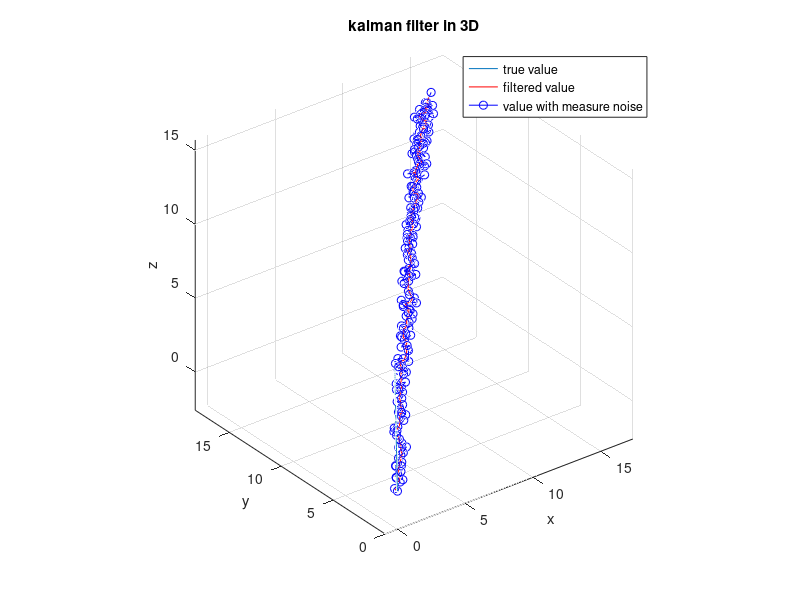
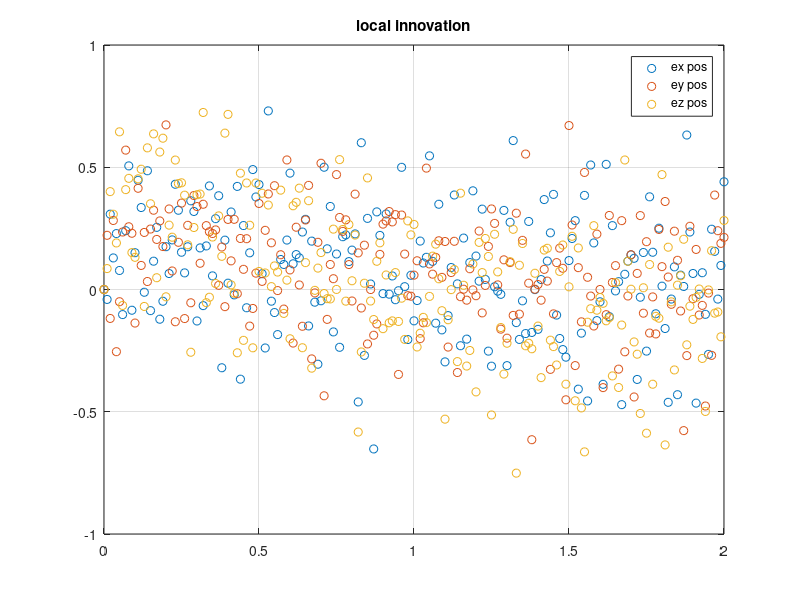
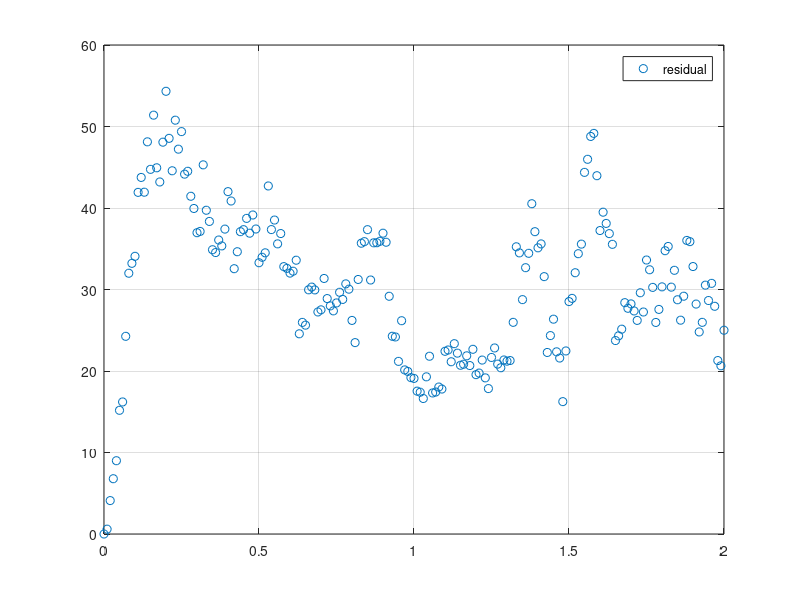

Here is the MATLAB script that generated these plots, in order:
%% System Model and Measurement Model
% the model is free fall model

% set simulate time
dt = 0.01;
t = 0:dt:2;
N = length(t);

% set the attack mode
attack = true;

attack_signal = zeros(3,N);
if attack==true
    for k=1:N
        attack_signal(:,k)=[5*k*dt;5*k*dt;5*k*dt];
    end
end

% state-related var
X_real = zeros(9, N);
X_filtered = zeros(9, N);
error=zeros(3,N); % it represents local innovation

% suppose that we can measure the position
Z_measure = zeros(3, N);

pos = [0; 0; 0];
vel = [2; 3; 10];
acc = [0; 0; -9.8];
u = ones(1, N);

% kalman-related var
r_noise = 0.05;
q_noise = 0.01;

Q = q_noise * eye(9);
R = r_noise * eye(3);
P = eye(9);

W = sqrt(Q) * randn(9, N); % noise
V = sqrt(R) * randn(3, N); % noise
F = [1 0 0 dt 0 0 0 0 0;
    0 1 0 0 dt 0 0 0 0;
    0 0 1 0 0 dt 0 0 0;
    0 0 0 1 0 0 dt 0 0;
    0 0 0 0 1 0 0 dt 0;
    0 0 0 0 0 1 0 0 dt;
    0 0 0 0 0 0 1 0 0;
    0 0 0 0 0 0 0 1 0;
    0 0 0 0 0 0 0 0 1; ];

H = [1 0 0 0 0 0 0 0 0;
    0 1 0 0 0 0 0 0 0;
    0 0 1 0 0 0 0 0 0; ];

B = [
    0;
    0;
    0;
    0;
    0;
    0;
    0;
    0;
    0;
    ];

% residule related
rsd = zeros(1,N);% plot the residual with time 
array = [];
J=10; % the length of dynamic window


%% Kalman Filter
for k = 2:N
    % update the physical model
    vel = vel + (acc + u(:, k)) * dt;
    pos = pos + vel * dt + 0.5 * acc * dt * dt;
    X_real(:, k) = [pos; vel; acc];

    % measure with noise + attack (if the mode is attack mode)
    Z_measure(:, k) = pos + V(:, k) + attack_signal(:,k);

    % kalman filter
    X_pre = F * X_filtered(:, k - 1) + B * u(k);
    P_pre = F * P * F' + Q;
    error(:,k) = Z_measure(:, k) - H * X_pre;
    K = P_pre * H' * inv(H * P_pre * H' + R);
    X_filtered(:, k) = X_pre + K * error(:,k);
    P = (eye(9) - K * H) * P_pre;

    % 
    residule = error(:,k)'*inv(H*P*H'+R)*error(:,k);
    array(end+1)=residule;
    % make sure the length of the window is 10
    if length(array)>10
        array(1)=[];
    end
    rsd(k)=sum(array);
end


%% Analysis
% plot the true value of it

figure('Name', 'Kalman Filter Simulation', 'NumberTitle', 'off');
plot3(X_real(1,:),X_real(2,:),X_real(3,:), ...
    X_filtered(1, :), X_filtered(2, :), X_filtered(3, :), 'r', ... % real
    Z_measure(1, :), Z_measure(2, :), Z_measure(3, :), 'b-o', MarkerSize = 3 ... % measure with noise
);
axis equal;
xlabel('x');
ylabel('y');
zlabel('z');
legend('true value','filtered value', 'value with measure noise');
grid on;
title("kalman filter in 3D");

figure('Name', 'Error Analysis', 'NumberTitle', 'off');
plot(t,error(1,:),'o',t,error(2,:),'o',t,error(3,:),'o');
legend('ex pos','ey pos', 'ez pos');
title("local innovation");
grid on;

figure('Name', 'residule', 'NumberTitle', 'off');
plot(t,rsd,'o');
legend('residual');
grid on;
